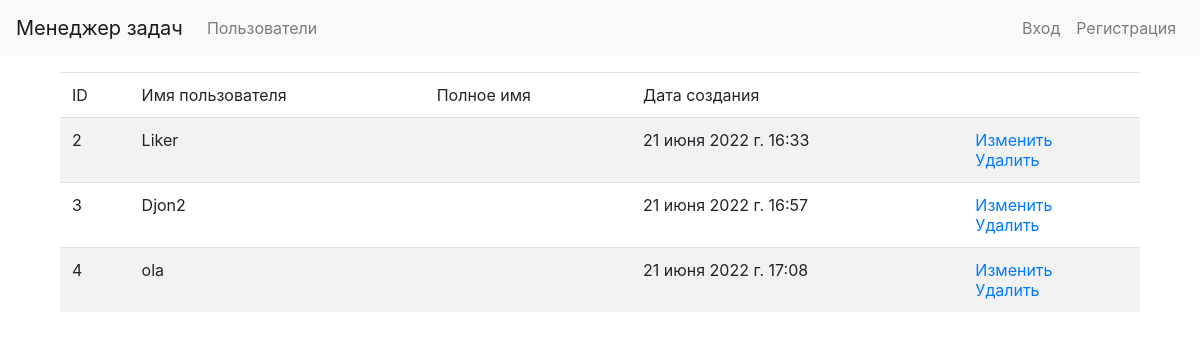
/users/, run on the app's committed database.
### task_manager/users/models.py (models this page shows, shortened)
class User(AbstractUser):
    class Meta:
        verbose_name = gettext_lazy('User')
        verbose_name_plural = gettext_lazy('Users')
        ordering = ['id']

### task_manager/users/views.py (the view)
# urls.py: path('', UserList.as_view(), name='list'),
class UserList(ListView):
    model = User
    template_name = USER
    context_object_name = 'users'
    def get_context_data(self, **kwargs):
        context = super().get_context_data(**kwargs)
        context[TITLE] = LIST_TITLE
        return context

### task_manager/templates/users.html (shortened to what this page needs)
{% extends 'base.html' %}
{% load i18n %}
{% block content %}
<div class="container wrapper">
    <table class="table table-striped">
        <thead>
            <tr>
                <td>ID</td>
                <td>{% translate "User name" %}</td>
                <td>{% translate "Full name" %}</td>
                <td>{% translate "Date of creation" %}</td>
                <td></td>
            </tr>
        </thead>
        <tbody>
            {% for user in users %}
            <tr>
                <td>{{ user.id }}</td>
                <td>{{ user.username }}</td>
                <td>{{ user.first_name }} {{ user.last_name }}</td>
                <td>{{ user.date_joined }}</td>
                <td>
                    <a href="{% url 'users:change' user.id %}">{% translate "Change" %}</a>
                    <br>
                    <a href="{% url 'users:delete' user.id %}">{% translate "Delete" %}</a>
                </td>
            </tr>
            {% endfor %}
        </tbody>
    </table>
</div>
{% endblock %}

### data on the page
User: id "2", username "Liker", date_joined "21 июня 2022 г. 16:33"
User: id "3", username "Djon2", date_joined "21 июня 2022 г. 16:57"
User: id "4", username "ola", date_joined "21 июня 2022 г. 17:08"
